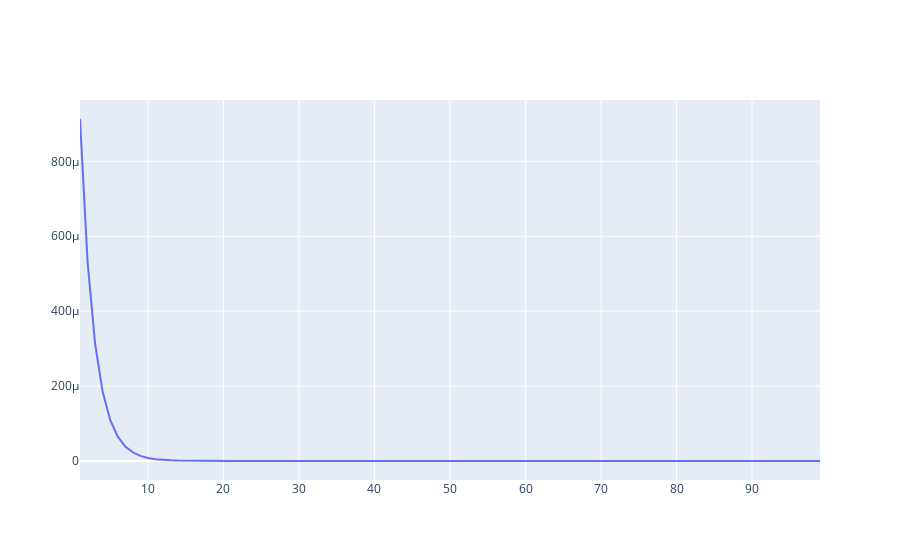

This figure's notebook cell:
### Code cell
import plotly.graph_objects as go
fig = go.Figure()
# Add traces
fig.add_trace(go.Scatter(x=n_epoch[:], y=loss[:]))
fig.show()
